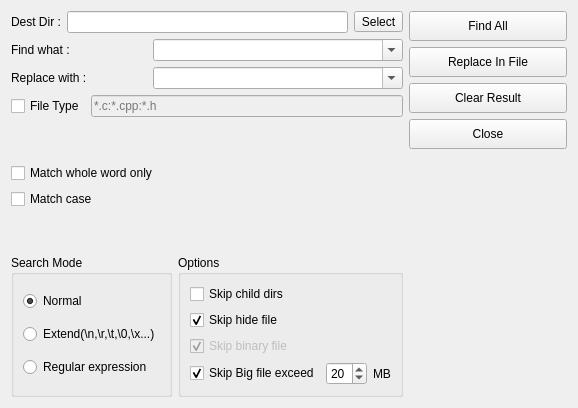
      <widget class="QWidget" name="tab_dirfind">
       <attribute name="title">
        <string>Dir Find</string>
       </attribute>
       <layout class="QHBoxLayout" name="horizontalLayout_19">
        <item>
         <layout class="QVBoxLayout" name="verticalLayout_17">
          <item>
           <layout class="QHBoxLayout" name="horizontalLayout_10">
            <item>
             <widget class="QLabel" name="label_8">
              <property name="text">
               <string>Dest Dir :</string>
              </property>
             </widget>
            </item>
            <item>
             <widget class="QLineEdit" name="destFindDir">
              <property name="minimumSize">
               <size>
                <width>250</width>
                <height>0</height>
               </size>
              </property>
             </widget>
            </item>
            <item>
             <widget class="QToolButton" name="selectDir">
              <property name="minimumSize">
               <size>
                <width>0</width>
                <height>20</height>
               </size>
              </property>
              <property name="text">
               <string>Select</string>
              </property>
             </widget>
            </item>
           </layout>
          </item>
          <item>
           <layout class="QHBoxLayout" name="horizontalLayout_14">
            <item>
             <widget class="QLabel" name="label_5">
              <property name="text">
               <string>Find what :</string>
              </property>
             </widget>
            </item>
            <item>
             <widget class="QComboBox" name="dirFindWhat">
              <property name="minimumSize">
               <size>
                <width>250</width>
                <height>0</height>
               </size>
              </property>
              <property name="editable">
               <bool>true</bool>
              </property>
              <property name="maxCount">
               <number>512</number>
              </property>
             </widget>
            </item>
           </layout>
          </item>
          <item>
           <layout class="QHBoxLayout" name="horizontalLayout_15">
            <item>
             <widget class="QLabel" name="label_6">
              <property name="text">
               <string>Replace with :</string>
              </property>
             </widget>
            </item>
            <item>
             <widget class="QComboBox" name="dirReplaceWhat">
              <property name="minimumSize">
               <size>
                <width>250</width>
                <height>0</height>
               </size>
              </property>
              <property name="editable">
               <bool>true</bool>
              </property>
             </widget>
            </item>
           </layout>
          </item>
          <item>
           <layout class="QHBoxLayout" name="horizontalLayout_16">
            <item>
             <widget class="QCheckBox" name="dealFileType">
              <property name="text">
               <string>File Type</string>
              </property>
             </widget>
            </item>
            <item>
             <widget class="QLineEdit" name="fileType">
              <property name="enabled">
               <bool>false</bool>
              </property>
              <property name="minimumSize">
               <size>
                <width>250</width>
                <height>0</height>
               </size>
              </property>
              <property name="placeholderText">
               <string>*.c:*.cpp:*.h</string>
              </property>
             </widget>
            </item>
           </layout>
          </item>
          <item>
           <spacer name="verticalSpacer_11">
            <property name="orientation">
             <enum>Qt::Vertical</enum>
            </property>
            <property name="sizeHint" stdset="0">
             <size>
              <width>20</width>
              <height>40</height>
             </size>
            </property>
           </spacer>
          </item>
          <item>
           <layout class="QVBoxLayout" name="verticalLayout_13">
            <item>
             <widget class="QCheckBox" name="dirFindMatchWholeBox">
              <property name="text">
               <string>Match whole word only</string>
              </property>
              <property name="checkable">
               <bool>true</bool>
              </property>
              <property name="checked">
               <bool>false</bool>
              </property>
             </widget>
            </item>
            <item>
             <widget class="QCheckBox" name="dirFindMatchCaseBox">
              <property name="text">
               <string>Match case</string>
              </property>
             </widget>
            </item>
            <item>
             <spacer name="verticalSpacer_12">
              <property name="orientation">
               <enum>Qt::Vertical</enum>
              </property>
              <property name="sizeHint" stdset="0">
               <size>
                <width>20</width>
                <height>40</height>
               </size>
              </property>
             </spacer>
            </item>
           </layout>
          </item>
          <item>
           <layout class="QHBoxLayout" name="horizontalLayout_18">
            <item>
             <layout class="QVBoxLayout" name="verticalLayout_16">
              <item>
               <widget class="QGroupBox" name="groupBox_4">
                <property name="title">
                 <string>Search Mode</string>
                </property>
                <layout class="QGridLayout" name="gridLayout_6">
                 <item row="0" column="0">
                  <widget class="QRadioButton" name="dirFindModeNormalBox">
                   <property name="text">
                    <string>Normal</string>
                   </property>
                   <property name="checked">
                    <bool>true</bool>
                   </property>
                  </widget>
                 </item>
                 <item row="2" column="0">
                  <layout class="QHBoxLayout" name="horizontalLayout_13">
                   <item>
                    <widget class="QRadioButton" name="dirFindModeRegularBt">
                     <property name="text">
                      <string>Regular expression</string>
                     </property>
                    </widget>
                   </item>
                  </layout>
                 </item>
                 <item row="1" column="0">
                  <widget class="QRadioButton" name="dirFindModeExtendBox">
                   <property name="text">
                    <string>Extend(\n,\r,\t,\0,\x...)</string>
                   </property>
                  </widget>
                 </item>
                </layout>
               </widget>
              </item>
             </layout>
            </item>
            <item>
             <widget class="QGroupBox" name="groupBox_5">
              <property name="title">
               <string>Options</string>
              </property>
              <layout class="QVBoxLayout" name="verticalLayout_14">
               <item>
                <widget class="QCheckBox" name="skipChildDirs">
                 <property name="text">
                  <string>Skip child dirs</string>
                 </property>
                </widget>
               </item>
               <item>
                <widget class="QCheckBox" name="skipHideFile">
                 <property name="text">
                  <string>Skip hide file</string>
                 </property>
                 <property name="checked">
                  <bool>true</bool>
                 </property>
                </widget>
               </item>
               <item>
                <widget class="QCheckBox" name="skipBinary">
                 <property name="enabled">
                  <bool>false</bool>
                 </property>
                 <property name="text">
                  <string>Skip binary file</string>
                 </property>
                 <property name="checked">
                  <bool>true</bool>
                 </property>
                </widget>
               </item>
               <item>
                <layout class="QHBoxLayout" name="horizontalLayout_12">
                 <property name="spacing">
                  <number>6</number>
                 </property>
                 <item>
                  <widget class="QCheckBox" name="skipFileMaxSize">
                   <property name="text">
                    <string>Skip Big file exceed</string>
                   </property>
                   <property name="checked">
                    <bool>true</bool>
                   </property>
                  </widget>
                 </item>
                 <item>
                  <widget class="QSpinBox" name="maxFileSizeSpinBox">
                   <property name="minimum">
                    <number>1</number>
                   </property>
                   <property name="maximum">
                    <number>30</number>
                   </property>
                   <property name="value">
                    <number>20</number>
                   </property>
                  </widget>
                 </item>
                 <item>
                  <widget class="QLabel" name="label_9">
                   <property name="text">
                    <string>MB</string>
                   </property>
                  </widget>
                 </item>
                </layout>
               </item>
              </layout>
             </widget>
            </item>
           </layout>
          </item>
         </layout>
        </item>
        <item>
         <layout class="QVBoxLayout" name="verticalLayout_15">
          <item>
           <widget class="QPushButton" name="dirFindAll">
            <property name="minimumSize">
             <size>
              <width>158</width>
              <height>30</height>
             </size>
            </property>
            <property name="maximumSize">
             <size>
              <width>160</width>
              <height>160</height>
             </size>
            </property>
            <property name="text">
             <string>Find All</string>
            </property>
           </widget>
          </item>
          <item>
           <widget class="QPushButton" name="dirReplaceAll">
            <property name="minimumSize">
             <size>
              <width>158</width>
              <height>30</height>
             </size>
            </property>
            <property name="text">
             <string>Replace In File</string>
            </property>
           </widget>
          </item>
          <item>
           <widget class="QPushButton" name="clearBt">
            <property name="minimumSize">
             <size>
              <width>158</width>
              <height>30</height>
             </size>
            </property>
            <property name="text">
             <string>Clear Result</string>
            </property>
           </widget>
          </item>
          <item>
           <widget class="QPushButton" name="dirClose">
            <property name="minimumSize">
             <size>
              <width>158</width>
              <height>30</height>
             </size>
            </property>
            <property name="text">
             <string>Close</string>
            </property>
           </widget>
          </item>
          <item>
           <spacer name="verticalSpacer_10">
            <property name="orientation">
             <enum>Qt::Vertical</enum>
            </property>
            <property name="sizeHint" stdset="0">
             <size>
              <width>20</width>
              <height>40</height>
             </size>
            </property>
           </spacer>
          </item>
         </layout>
        </item>
       </layout>
      </widget>
